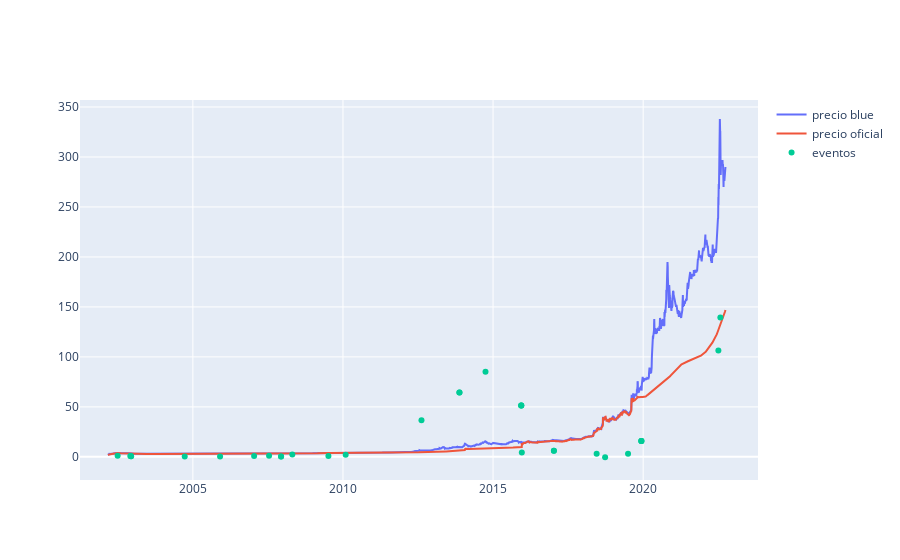

The cell this chart's notebook holds for it:
### Code cell
fig = make_subplots()
fig.add_trace(go.Scatter(x=precio['fecha'],y=precio['precio_blue'],name='precio blue'))
fig.add_trace(go.Scatter(x=precio['fecha'],y=precio['precio_oficial'],name='precio oficial'))
fig.add_trace(go.Scatter(x=p['fecha'],y=p['diferencia'],mode='markers',marker=dict(size=6),name='eventos'
                        ,customdata=p[mask],hovertemplate='<br>  diferencia blue vs of : %{y}<br>  evento : %{customdata[0]}<br>  tipo : %{customdata[1]} ',))
fig.update_layout(hovermode="x unified") 

fig.show()

### Figure 1 — Plotly figure (JSON) as saved in the notebook; plotly's stock layout.template omitted (floating-point values rounded to 4 significant figures; data arrays with more than 128 entries replaced by an {"elided": "..."} marker saying what was removed)
{"data": [{"name": "precio blue", "type": "scatter", "x": {"elided": "5047 str values"}, "y": {"elided": "5047 float values"}}, {"name": "precio oficial", "type": "scatter", "x": {"elided": "5047 str values"}, "y": {"elided": "5047 float values"}}, {"customdata": [["2002-07-01", 3.79, 3.83, 1.055], ["2002-12-02", 3.59, 3.62, 0.8357], ["2002-12-11", 3.51, 3.53, 0.5698], ["2002-12-11", 3.51, 3.53, 0.5698], ["2004-09-24", 3, 3.01, 0.3333], ["2005-11-28", 2.99, 3, 0.3344], ["2007-01-16", 3.08, 3.105, 0.8117], ["2007-07-17", 3.1, 3.135, 1.129], ["2007-12-10", 3.14, 3.152, 0.3981], ["2007-12-10", 3.14, 3.152, 0.3981], ["2008-04-25", 3.18, 3.252, 2.28], ["2009-07-08", 3.81, 3.843, 0.853], ["2010-02-03", 3.83, 3.91, 2.089], ["2012-08-13", 4.6, 6.28, 36.52], ["2013-11-18", 6, 9.87, 64.5], ["2013-11-18", 6, 9.87, 64.5], ["2014-10-01", 8.45, 15.64, 85.09], ["2015-12-10", 9.75, 14.77, 51.49], ["2015-12-10", 9.75, 14.77, 51.49], ["2015-12-10", 9.75, 14.77, 51.49], ["2015-12-17", 13.76, 14.36, 4.361], ["2017-01-10", 15.87, 16.85, 6.175], ["2017-01-10", 15.87, 16.85, 6.175], ["2018-06-14", 27.06, 27.9, 3.104], ["2018-09-25", 38.4, 38.25, -0.3906], ["2019-07-01", 42.14, 43.45, 3.109], ["2019-12-10", 59.96, 69.5, 15.91], ["2019-12-10", 59.96, 69.5, 15.91], ["2019-12-10", 59.96, 69.5, 15.91], ["2022-07-04", 126.0, 260, 106.4], ["2022-07-28", 131.1, 314, 139.5]], "hovertemplate": "<br>  diferencia blue vs of : %{y}<br>  evento : %{customdata[0]}<br>  tipo : %{customdata[1]} ", "marker": {"size": 6}, "mode": "markers", "name": "eventos", "type": "scatter", "x": ["2002-07-01", "2002-12-02", "2002-12-11", "2002-12-11", "2004-09-24", "2005-11-28", "2007-01-16", "2007-07-17", "2007-12-10", "2007-12-10", "2008-04-25", "2009-07-08", "2010-02-03", "2012-08-13", "2013-11-18", "2013-11-18", "2014-10-01", "2015-12-10", "2015-12-10", "2015-12-10", "2015-12-17", "2017-01-10", "2017-01-10", "2018-06-14", "2018-09-25", "2019-07-01", "2019-12-10", "2019-12-10", "2019-12-10", "2022-07-04", "2022-07-28"], "y": [1.055, 0.8357, 0.5698, 0.5698, 0.3333, 0.3344, 0.8117, 1.129, 0.3981, 0.3981, 2.28, 0.853, 2.089, 36.52, 64.5, 64.5, 85.09, 51.49, 51.49, 51.49, 4.361, 6.175, 6.175, 3.104, -0.3906, 3.109, 15.91, 15.91, 15.91, 106.4, 139.5]}], "layout": {"hovermode": "x unified", "xaxis": {"anchor": "y", "domain": [0, 1]}, "yaxis": {"anchor": "x", "domain": [0, 1]}}}
